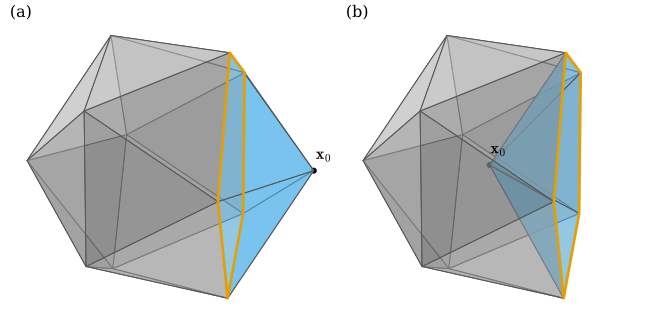

This figure's Python source:
"""Figure 38.6.3: the same edge lengths, two shapes (ddg38.dimpled_icosahedron).

(a) The regular icosahedron inscribed in the unit sphere (dgmesh.icosahedron). (b) The same simplicial surface with
vertex x_0 reflected through the plane of its link (the five neighbors lie in a plane at height 1/sqrt 5 along x_0).
All 30 edge lengths (1.0515) and therefore all diagonal Hodge stars and the cotan Laplacian are the same; the
enclosed volume drops from 2.5362 to 1.8352 and the five faces at x_0 turn their normals by 74.75 degrees. The star of
x_0 is shaded blue, its link is drawn in orange. (a) is convex, (b) is not: Theorem 38.6.14 (Cauchy, Alexandrov) needs
both shapes to be convex. Also writes an interactive version.

Run: PYTHONPATH=tools python3 chapters/38-surfaces-smooth-discrete/figures/fig-38-6-3-dimpled-icosahedron.py
"""
import sys
from pathlib import Path

import numpy as np

sys.path.insert(0, str(Path(__file__).resolve().parents[1] / "lib"))
import dgfig  # noqa: E402
dgfig.setup()
import matplotlib.pyplot as plt  # noqa: E402
from mpl_toolkits.mplot3d.art3d import Poly3DCollection  # noqa: E402

import dgmesh as dm  # noqa: E402
import ddg38  # noqa: E402

C = dgfig.COLORS
V, W, F = ddg38.dimpled_icosahedron()
e1, e2 = ddg38.edge_lengths(V, F), ddg38.edge_lengths(W, F)
assert len(e1) == 30 and max(abs(e1[k] - e2[k]) for k in e1) < 1e-14
assert np.abs(dm.cotan_laplacian(V, F) - dm.cotan_laplacian(W, F)).max() < 1e-12
assert abs(dm.signed_volume(V, F) - 2.5362) < 1e-4 and abs(dm.signed_volume(W, F) - 1.8352) < 1e-4
turn = ddg38.angle_deg(dm.face_normals(V, F), dm.face_normals(W, F))
star = [f for f in range(len(F)) if 0 in F[f]]
assert np.allclose(turn[star], 74.7547, atol=1e-4) and np.allclose(np.delete(turn, star), 0, atol=1e-9)
nb = sorted({int(j) for f in F[star] for j in f if j != 0})
n0 = V[0] / np.linalg.norm(V[0])
assert np.allclose(V[nb] @ n0, 1 / np.sqrt(5))
# the link in cyclic order
link = [nb[0]]
while len(link) < 5:
    link.append([j for j in nb if j not in link and any(set(f) >= {0, link[-1], j} for f in F.tolist())][0])

fig = plt.figure(figsize=(7.0, 3.5))
for k, (X, title) in enumerate(((V, "(a)"), (W, "(b)"))):
    ax = fig.add_axes([0.5 * k, 0.0, 0.5, 0.95], projection="3d")
    ax.view_init(elev=14, azim=40)
    ax.set_axis_off()
    col = dm.shade(X, F, dm.hex_to_rgb(C["surface"]))
    fc = [C["region"] if f in star else col[f] for f in range(len(F))]
    ax.add_collection3d(Poly3DCollection(X[F], facecolors=fc, edgecolors="#555555", linewidths=0.7, alpha=0.55))
    ax.plot(*X[link + link[:1]].T, color=C["accent"], lw=2.0, zorder=8)
    dgfig.point3d(ax, X[0], r"$\mathbf{x}_0$", size=14, label_offset=(0.05, 0.05, 0.1))
    dgfig.equal_aspect(ax, V, zoom=1.35)
    fig.text(0.02 + 0.5 * k, 0.93, title, fontsize=12)
dgfig.save(fig, __file__)

tr = []
for X, color, name, off in ((V, "#D0D0D0", "icosahedron", np.array([-1.3, 0, 0])),
                            (W, "#56B4E9", "dimpled icosahedron", np.array([1.3, 0, 0]))):
    tr += [dm.plotly_mesh(X + off, F, color=color, opacity=0.6, name=name), dm.plotly_edges(X + off, F)]
dm.plotly_save(tr, __file__, "Same 30 edge lengths: the icosahedron (gray) and the dimpled icosahedron (blue)",
               "fig-38-6-3")
